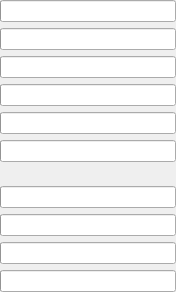
<?xml version="1.0" encoding="UTF-8"?>
<ui version="4.0">
 <class>WaveletDenoiseForm</class>
 <widget class="QWidget" name="WaveletDenoiseForm">
  <property name="geometry">
   <rect>
    <x>0</x>
    <y>0</y>
    <width>176</width>
    <height>292</height>
   </rect>
  </property>
  <layout class="QVBoxLayout" name="MainLayout">
   <property name="leftMargin">
    <number>0</number>
   </property>
   <property name="topMargin">
    <number>0</number>
   </property>
   <property name="rightMargin">
    <number>0</number>
   </property>
   <property name="bottomMargin">
    <number>0</number>
   </property>
   <item>
    <widget class="ptInput" name="LStrength"/>
   </item>
   <item>
    <widget class="ptInput" name="LSoftness"/>
   </item>
   <item>
    <widget class="ptInput" name="Sharpness"/>
   </item>
   <item>
    <widget class="ptInput" name="Anisotropy"/>
   </item>
   <item>
    <widget class="ptInput" name="GradientSmooth"/>
   </item>
   <item>
    <widget class="ptInput" name="TensorSmooth"/>
   </item>
   <item>
    <spacer name="verticalSpacer">
     <property name="orientation">
      <enum>Qt::Vertical</enum>
     </property>
     <property name="sizeHint" stdset="0">
      <size>
       <width>10</width>
       <height>1</height>
      </size>
     </property>
    </spacer>
   </item>
   <item>
    <widget class="ptInput" name="AStrength"/>
   </item>
   <item>
    <widget class="ptInput" name="ASoftness"/>
   </item>
   <item>
    <widget class="ptInput" name="BStrength"/>
   </item>
   <item>
    <widget class="ptInput" name="BSoftness"/>
   </item>
  </layout>
 </widget>
 <customwidgets>
  <customwidget>
   <class>ptInput</class>
   <extends>QProgressBar</extends>
   <header>ptInput.h</header>
  </customwidget>
 </customwidgets>
 <resources/>
 <connections/>
</ui>
